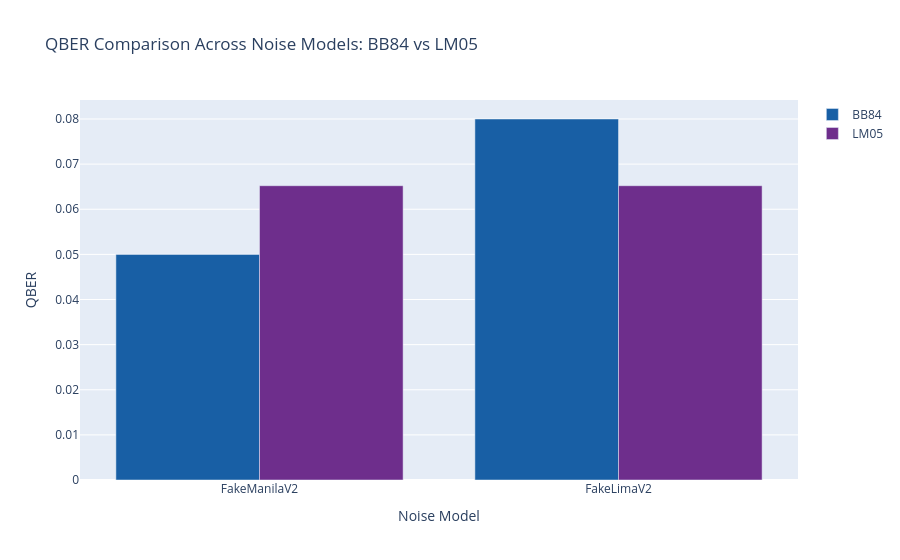

Notebook code cell kept with this figure:
### Code cell
# Step 11: Visualize comparison — QBER across noise models, BB84 vs LM05

noise_models_labels = ['FakeManilaV2', 'FakeLimaV2']
bb84_qbers = [qber_bb84_noise1, qber_bb84_noise2]
lm05_qbers = [qber_lm05_noise1, qber_lm05_noise2]

fig = go.Figure()
fig.add_trace(go.Bar(name='BB84', x=noise_models_labels, y=bb84_qbers, marker_color='#185FA5'))
fig.add_trace(go.Bar(name='LM05', x=noise_models_labels, y=lm05_qbers, marker_color='#6E2E8C'))

fig.update_layout(
    barmode='group',
    title='QBER Comparison Across Noise Models: BB84 vs LM05',
    xaxis_title='Noise Model',
    yaxis_title='QBER',
)

fig.show()

### Figure 1 — Plotly figure (JSON) as saved in the notebook; plotly's stock layout.template omitted (floating-point values rounded to 4 significant figures)
{"data": [{"marker": {"color": "#185FA5"}, "name": "BB84", "type": "bar", "x": ["FakeManilaV2", "FakeLimaV2"], "y": [0.05, 0.08]}, {"marker": {"color": "#6E2E8C"}, "name": "LM05", "type": "bar", "x": ["FakeManilaV2", "FakeLimaV2"], "y": [0.06522, 0.06522]}], "layout": {"barmode": "group", "title": {"text": "QBER Comparison Across Noise Models: BB84 vs LM05"}, "xaxis": {"title": {"text": "Noise Model"}}, "yaxis": {"title": {"text": "QBER"}}}}
